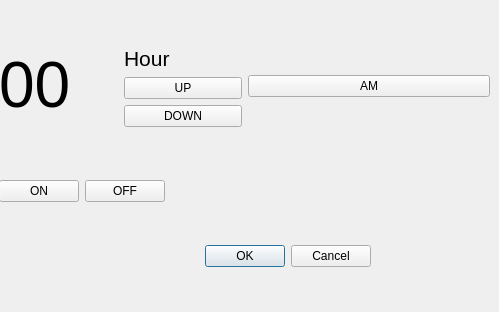
<?xml version="1.0" encoding="UTF-8"?>
<ui version="4.0">
 <class>SetAlarm</class>
 <widget class="QDialog" name="SetAlarm">
  <property name="geometry">
   <rect>
    <x>0</x>
    <y>0</y>
    <width>499</width>
    <height>312</height>
   </rect>
  </property>
  <property name="windowTitle">
   <string>Dialog</string>
  </property>
  <widget class="QDialogButtonBox" name="buttonBox">
   <property name="geometry">
    <rect>
     <x>30</x>
     <y>240</y>
     <width>341</width>
     <height>32</height>
    </rect>
   </property>
   <property name="orientation">
    <enum>Qt::Horizontal</enum>
   </property>
   <property name="standardButtons">
    <set>QDialogButtonBox::Cancel|QDialogButtonBox::Ok</set>
   </property>
  </widget>
  <widget class="QWidget" name="verticalLayoutWidget">
   <property name="geometry">
    <rect>
     <x>-1</x>
     <y>-1</y>
     <width>491</width>
     <height>251</height>
    </rect>
   </property>
   <layout class="QVBoxLayout" name="verticalLayout">
    <item>
     <layout class="QHBoxLayout" name="horizontalLayout">
      <item>
       <layout class="QHBoxLayout" name="horizontalLayout_3">
        <item>
         <widget class="QLabel" name="label_2">
          <property name="text">
           <string>&lt;html&gt;&lt;head/&gt;&lt;body&gt;&lt;p&gt;&lt;span style=&quot; font-size:48pt;&quot;&gt;00&lt;/span&gt;&lt;/p&gt;&lt;/body&gt;&lt;/html&gt;</string>
          </property>
         </widget>
        </item>
        <item>
         <layout class="QVBoxLayout" name="verticalLayout_3">
          <item>
           <widget class="QLabel" name="label_3">
            <property name="text">
             <string>&lt;html&gt;&lt;head/&gt;&lt;body&gt;&lt;p&gt;&lt;span style=&quot; font-size:16pt;&quot;&gt;Hour&lt;/span&gt;&lt;/p&gt;&lt;/body&gt;&lt;/html&gt;</string>
            </property>
           </widget>
          </item>
          <item>
           <widget class="QPushButton" name="pushButton_4">
            <property name="text">
             <string>UP</string>
            </property>
           </widget>
          </item>
          <item>
           <widget class="QPushButton" name="pushButton_5">
            <property name="text">
             <string>DOWN</string>
            </property>
           </widget>
          </item>
         </layout>
        </item>
       </layout>
      </item>
      <item>
       <layout class="QVBoxLayout" name="verticalLayout_4">
        <item>
         <layout class="QHBoxLayout" name="horizontalLayout_5"/>
        </item>
       </layout>
      </item>
      <item>
       <layout class="QVBoxLayout" name="verticalLayout_2">
        <item>
         <widget class="QPushButton" name="pushButton">
          <property name="text">
           <string>AM</string>
          </property>
         </widget>
        </item>
       </layout>
      </item>
     </layout>
    </item>
    <item>
     <layout class="QHBoxLayout" name="horizontalLayout_2">
      <item>
       <widget class="QPushButton" name="pushButton_3">
        <property name="text">
         <string>ON</string>
        </property>
       </widget>
      </item>
      <item>
       <widget class="QPushButton" name="pushButton_2">
        <property name="text">
         <string>OFF</string>
        </property>
       </widget>
      </item>
      <item>
       <spacer name="horizontalSpacer_2">
        <property name="orientation">
         <enum>Qt::Horizontal</enum>
        </property>
        <property name="sizeHint" stdset="0">
         <size>
          <width>40</width>
          <height>20</height>
         </size>
        </property>
       </spacer>
      </item>
     </layout>
    </item>
   </layout>
  </widget>
 </widget>
 <resources/>
 <connections>
  <connection>
   <sender>buttonBox</sender>
   <signal>accepted()</signal>
   <receiver>SetAlarm</receiver>
   <slot>accept()</slot>
   <hints>
    <hint type="sourcelabel">
     <x>248</x>
     <y>254</y>
    </hint>
    <hint type="destinationlabel">
     <x>157</x>
     <y>274</y>
    </hint>
   </hints>
  </connection>
  <connection>
   <sender>buttonBox</sender>
   <signal>rejected()</signal>
   <receiver>SetAlarm</receiver>
   <slot>reject()</slot>
   <hints>
    <hint type="sourcelabel">
     <x>316</x>
     <y>260</y>
    </hint>
    <hint type="destinationlabel">
     <x>286</x>
     <y>274</y>
    </hint>
   </hints>
  </connection>
 </connections>
</ui>
